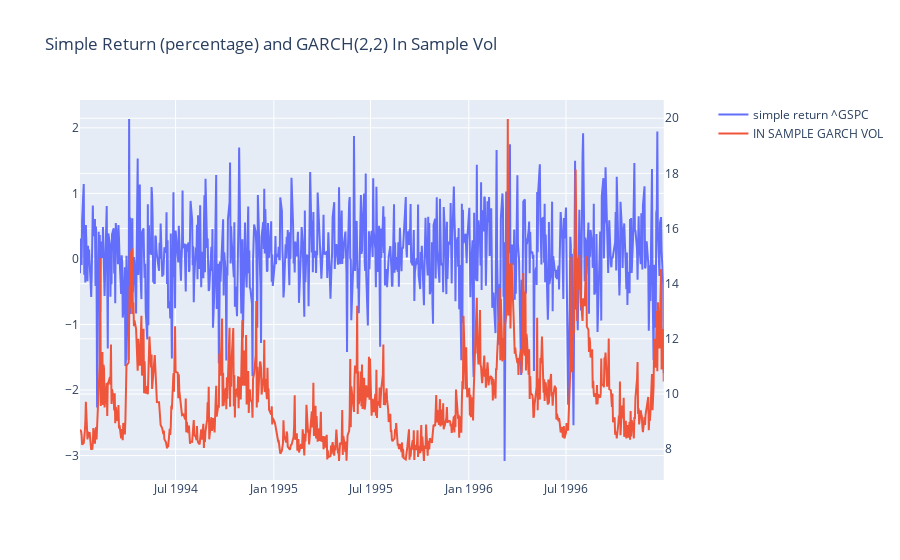

Source (notebook cell):
### Code cell
fig = make_subplots(specs=[[{"secondary_y": True}]])
fig.add_trace(
    go.Scatter(x=df_gspc["simple_return"].index, y=df_gspc["simple_return"], mode="lines", name="simple return ^GSPC"),
    secondary_y=False,
)
fig.add_trace(
    go.Scatter(
        x=res.conditional_volatility.index,
        y=res.conditional_volatility * np.sqrt(252),
        mode="lines",
        name="IN SAMPLE GARCH VOL",
    ),
    secondary_y=True,
)
fig.update_layout(title="Simple Return (percentage) and GARCH(2,2) In Sample Vol")
fig.show()

### Figure 1 — Plotly figure (JSON) as saved in the notebook; plotly's stock layout.template omitted (floating-point values rounded to 4 significant figures; data arrays with more than 128 entries replaced by an {"elided": "..."} marker saying what was removed)
{"data": [{"mode": "lines", "name": "simple return ^GSPC", "type": "scatter", "x": {"elided": "758 str values"}, "xaxis": "x", "y": {"elided": "758 float values"}, "yaxis": "y"}, {"mode": "lines", "name": "IN SAMPLE GARCH VOL", "type": "scatter", "x": {"elided": "758 str values"}, "xaxis": "x", "y": {"elided": "758 float values"}, "yaxis": "y2"}], "layout": {"title": {"text": "Simple Return (percentage) and GARCH(2,2) In Sample Vol"}, "xaxis": {"anchor": "y", "domain": [0, 0.94]}, "yaxis": {"anchor": "x", "domain": [0, 1]}, "yaxis2": {"anchor": "x", "overlaying": "y", "side": "right"}}}
